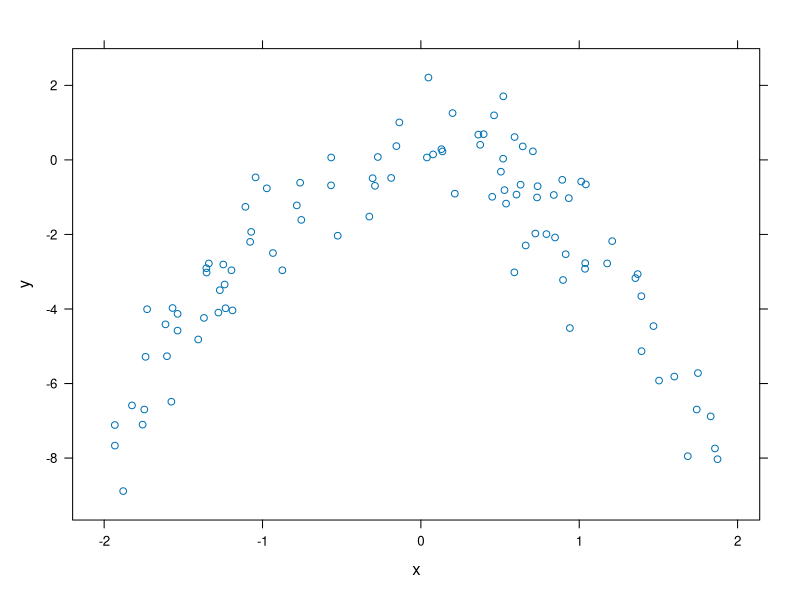
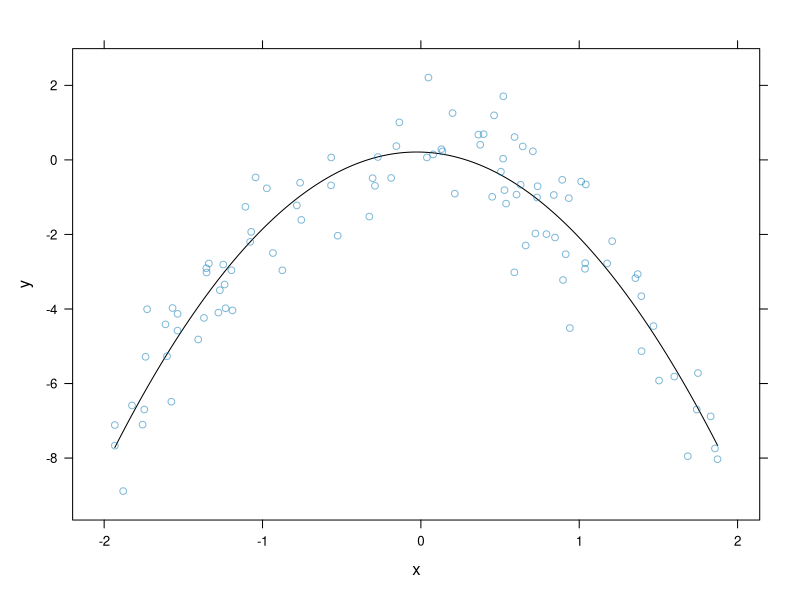
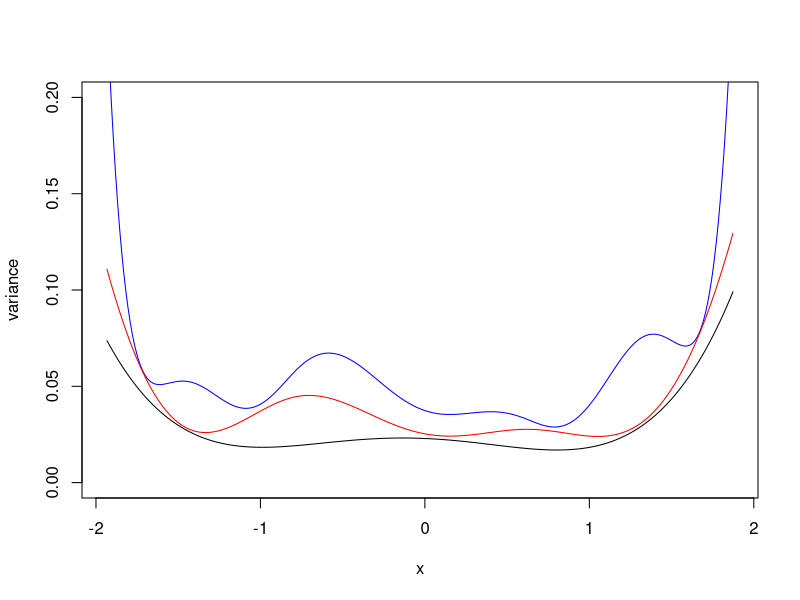

These figures' R source, in order: (Note: this script raises an error after producing the figures.)

### plot of the data
install.packages("lattice")
library(lattice)


## install package
install.packages("splines")
library(splines)

# adding lines in a panel
myPanel <- function(...)
{
  panel.smooth(...)
  panel.xyplot(...,alpha=.5)
}

# Generate Y

a <- 2
x <- runif(100, min = -a, max = a)
fx <- -2*(x^2)

e <- rnorm(100, mean = 0, sd = 1)

y <- fx + e

xyplot(y~x)

# Second-order polynomial model

panel.smooth <- function(x,y,...)
{
  fit <- lm(y ~ x + I(x^2))
  x0 <- seq(min(x),max(x),len=300)
  y0 = predict(fit,newdata=data.frame(x=x0),se.fit=T)
  #lpolygon(c(x0,rev(x0)),c(y0$fit-2*y0$se.fit,rev(y0$fit+2*y0$se.fit)),col="gray",border=F,...)
  llines(x0,predict(fit,data.frame(x=x0)),col="black")
}
xyplot(y~x, panel = myPanel)


  fit1 <- lm(y ~ x + I(x^2))
  knots=quantile(x,c(1/3,2/3))
  fit2 = lm(y~bs(x,knots=knots,degree=3))
  fit3 = lm(y~ns(x,knots=knots))
  fit4 <- smooth.spline(x, y,df=12)
  x0 <- seq(min(x),max(x),len=300)
  y01 = predict(fit1,newdata=data.frame(x=x0),se.fit=T)
  y02 = predict(fit2,newdata=data.frame(x=x0),se.fit=T)
  y03 = predict(fit3,newdata=data.frame(x=x0),se.fit=T)
  y04 = predict(fit4,newdata=data.frame(x=x0),se.fit=T)
  
  var1 <- (y01$se.fit)^2
  var2 <- (y02$se.fit)^2
  var3 <- (y03$se.fit)^2
  var4 <- (y04$se.fit)^2
plot(x0, var1, type ="l", xlab = "x", ylab = "variance", col = "black", ylim=c(0, 0.2))

lines(x0, var2, xlab = "x", ylab = "variance", col = "blue")

lines(x0, var3, xlab = "x", ylab = "variance", col = "red2")

lines(x0, var5, xlab = "x", ylab = "variance",col = "green")

legend(-1, 0.2, legend=c("Second-order polynomial", "Cubic spline", "Natural cubic spline", "Smoothing spline"),
       col=c("black", "blue", "red2", "green"), lwd=1, box.col = "white", cex=0.5)

y_true <- -2*(x0^2)

bias1 <- y01$fit - y_true
bias2 <- y02$fit - y_true
bias3 <- y03$fit - y_true
bias5 <- yy$fit - y_true

plot(x0, bias1, type ="l", xlab = "x", ylab = "bias", col = "black", ylim=c(-0.5, 1.2))

lines(x0, bias2, xlab = "x", ylab = "bias", col = "blue")

lines(x0, bias3, xlab = "x", ylab = "bias", col = "red2")

lines(x0, bias5, xlab = "x", ylab = "bias",col = "green")

legend(-1, 1.2, legend=c("Second-order polynomial", "Cubic spline", "Natural cubic spline", "Smoothing spline"),
       col=c("black", "blue", "red2", "green"), lwd=1, box.col = "white", cex=0.5)


plot(x0, bias1^2, type ="l", xlab = "x", ylab = "bias", col = "black", ylim=c(-0.5, 1.2))

lines(x0, bias2^2, xlab = "x", ylab = "bias", col = "blue")

lines(x0, bias3^2, xlab = "x", ylab = "bias", col = "red2")

lines(x0, bias5^2, xlab = "x", ylab = "bias",col = "green")

legend(-1, 1.2, legend=c("Second-order polynomial", "Cubic spline", "Natural cubic spline", "Smoothing spline"),
       col=c("black", "blue", "red2", "green"), lwd=1)



MSE1 <- bias1^2 + var1
MSE2 <- bias2^2 + var2
MSE3 <- bias3^2 + var3
MSE5 <- bias5^2 + var5


plot(x0, MSE1, type ="l", xlab = "x", ylab = "MSE", col = "black", ylim=c(0, 1))

lines(x0, MSE2, xlab = "x", ylab = "MSE", col = "blue")

lines(x0, MSE3, xlab = "x", ylab = "MSE", col = "red2")

lines(x0, MSE5, xlab = "x", ylab = "MSE",col = "green")

legend(-1, 1, legend=c("Second-order polynomial", "Cubic spline", "Natural cubic spline", "Smoothing spline"),
       col=c("black", "blue", "red2", "green"), lwd=1, box.col = "white", cex=0.5)


#cubic spline

panel.smooth <- function(x,y,...)
{
  knots=quantile(x,c(1/3,2/3))
  fit = lm(y~bs(x,knots=knots,degree=3))
  x0 = seq(min(x),max(x),len=300)
  y0 = predict(fit,newdata=data.frame(x=x0),se.fit=T)
  #lpolygon(c(x0,rev(x0)),c(y0$fit-2*y0$se.fit,rev(y0$fit+2*y0$se.fit)),col="gray",border=F,...)
  llines(x0,predict(fit,data.frame(x=x0)),col="black")
  lsegments(x0=knots[1],y0=min(y),x1=knots[1],y1=max(y),col="black",lty=2)
  lsegments(x0=knots[2],y0=min(y),x1=knots[2],y1=max(y),col="black",lty=2)
  
}
xyplot(y~x, panel = myPanel)


var <- (y0$se.fit)^2
plot(x0, var, xlab = "x", ylab = "variance")
y_true <- -2*(x0^2)
bias <- y0$fit - y_true
plot(x0, bias, xlab = "x", ylab = "bias")
MSE <- bias^2 + var
plot(x0, MSE, xlab = "x", ylab = "MSE")

################################################
##fitting natural spline
panel.smooth <- function(x,y,...)
{
  knots=quantile(x,c(1/3,2/3))
  fit = lm(y~ns(x,knots=knots))
  x0 = seq(min(x),max(x),len=300)
  llines(x0,predict(fit,data.frame(x=x0)),col="black")
  #lsegments(x0=min(x),y0=min(y),x1=min(x),y1=max(y),col="black",lty=2)
  #lsegments(x0=knots[1],y0=min(y),x1=knots[1],y1=max(y),col="black",lty=2)
  #lsegments(x0=knots[2],y0=min(y),x1=knots[2],y1=max(y),col="black",lty=2)
  #lsegments(x0=max(x),y0=min(y),x1=max(x),y1=max(y),col="black",lty=2)
}
xyplot(y~x, panel= myPanel)


# natural cubic spline, df = 5

panel.smooth <- function(x,y,...)
{
  x0 = seq(min(x),max(x),len=101)
  y0 = predict(fit,newdata=data.frame(x=x0),se.fit=T)
  #lpolygon(c(x0,rev(x0)),c(y0$fit-2*y0$se.fit,rev(y0$fit+2*y0$se.fit)),col="gray",border=F,...)
  llines(x0,predict(fit,data.frame(x=x0)),col="black")
  
}
xyplot(y~x, panel = myPanel)

var <- (y0$se.fit)^2
plot(x0, var, xlab = "x", ylab = "variance")
y_true <- -2*(x0^2)
bias <- y0$fit - y_true
plot(x0, bias, xlab = "x", ylab = "bias")
MSE <- bias^2 + var
plot(x0, MSE, xlab = "x", ylab = "MSE")

# choose knots for female
x = age[gender=="female"]
ns(x,df=5)

## mean and variace of the estimate
panel.smooth <- function(x,y,...)
{
  fit = lm(y~ns(x,df=5))
  x0 = seq(min(x),max(x),len=300)
  y0 = predict(fit,newdata=data.frame(x=x0),se.fit=T)
  #lpolygon(c(x0,rev(x0)),c(y0$fit-2*y0$se.fit,rev(y0$fit+2*y0$se.fit)),col="gray",border=F,...)
  llines(x0,y0$fit,col="black")
}
xyplot(y~x,panel=myPanel)

################################################
##### smoothing spline
################################################


panel.smooth <- function(x,y,...)
{
fit6<- smooth.spline(x, y, cv=T)
fit6
x0 = seq(min(x),max(x),len=300)
y0 = predict(fit,newdata=data.frame(x=x0),se.fit=T)
#lpolygon(c(x0,rev(x0)),c(y0$fit-2*y0$se.fit,rev(y0$fit+2*y0$se.fit)),col="gray",border=F,...)
llines(fit, lwd = 3, col = "black")
var <- (y0$se.fit)^2
plot(x0, var, type = "l", xlab = "x", ylab = "variance")
str(y0)
y_true <- -2*(x0^2)
bias <- y0$fit - y_true
plot(x0, bias, xlab = "x", ylab = "bias")
MSE <- bias^2 + var
}
xyplot(y ~ x, panel = myPanel)


require(mgcv)
myPanel <- function(...)
{
  panel.xyplot(...,alpha=.3)
  panel.smooth(...)
}
panel.smooth <- function(x,y,...)
{
  fit5 <- gam(y~s(x))
  xx <- seq(min(x),max(x),len=300)
  yy <- predict(fit5,newdata=data.frame(x=xx),se.fit=T)
  var5 <- yy$se.fit^2
  plot(x0, var5, type = "l", xlab = "x", ylab = "variance")
  lpolygon(c(xx,rev(xx)),c(yy$fit-1.96*yy$se.fit,rev(yy$fit+1.96*yy$se.fit)),col=rgb(.6,.6,.6,alpha=.4),border=F,...)
  llines(xx,yy$fit,col="black",lwd=2)
  llines(xx,yy$se.fit,col="black",lwd=2)
}
xyplot(y~x,panel=myPanel)
fit5

require(mgcv)
myPanel <- function(...)
{
  panel.xyplot(...,alpha=.3)
  panel.smooth(...)
}
panel.smooth <- function(x,y,...)
{
  fit <- gam(y~s(x))
  xx <- seq(min(x),max(x),len=101)
  yy <- predict(fit,newdata=data.frame(x=xx),se.fit=T)
  lpolygon(c(xx,rev(xx)),c(yy$fit-1.96*yy$se.fit,rev(yy$fit+1.96*yy$se.fit)),col=rgb(.6,.6,.6,alpha=.4),border=F,...)
  llines(xx,yy$fit,col="black",lwd=2)
}
trellis.par.set(plot.symbol=list(pch=19))
xyplot(spnbmd~age|gender,bone,panel=myPanel)


#how to add standard error into this plot?

plot(y ~ x)

f.spline <- smooth.spline(x, y,df=12)

lines(f.spline)

panel.smooth <- function(x,y,...)
{
  f.spline <- smooth.spline(x, y, df=12)
  x0 = seq(min(x),max(x),len=300)
  llines(x0,predict(f.spline, data.frame(x=x0)), col="black", lwd=3)
}
xyplot(y~x, panel=myPanel)


# confidence interval for smoothing spline
# second way
require(mgcv)
myPanel <- function(...)
{
  panel.xyplot(...,alpha=.3)
  panel.smooth(...)
}
panel.smooth <- function(x,y,...)
{
  fit <- gam(y~s(x))
  xx <- seq(min(x),max(x),len=101)
  yy <- predict(fit,newdata=data.frame(x=xx),se.fit=T)
  lpolygon(c(xx,rev(xx)),c(yy$fit-1.96*yy$se.fit,rev(yy$fit+1.96*yy$se.fit)),col=rgb(.6,.6,.6,alpha=.4),border=F,...)
  llines(xx,yy$fit,col="black",lwd=2)
}
trellis.par.set(plot.symbol=list(pch=19))
xyplot(spnbmd~age|gender,bone,panel=myPanel)

